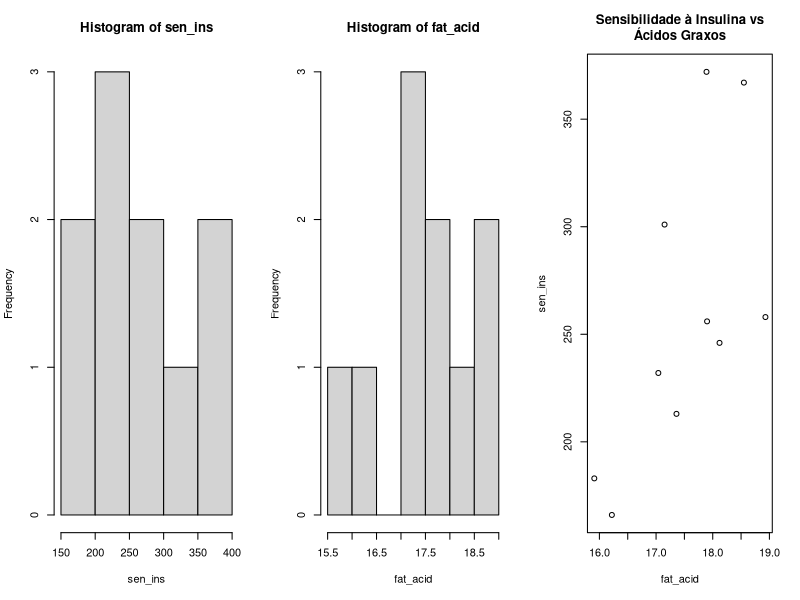
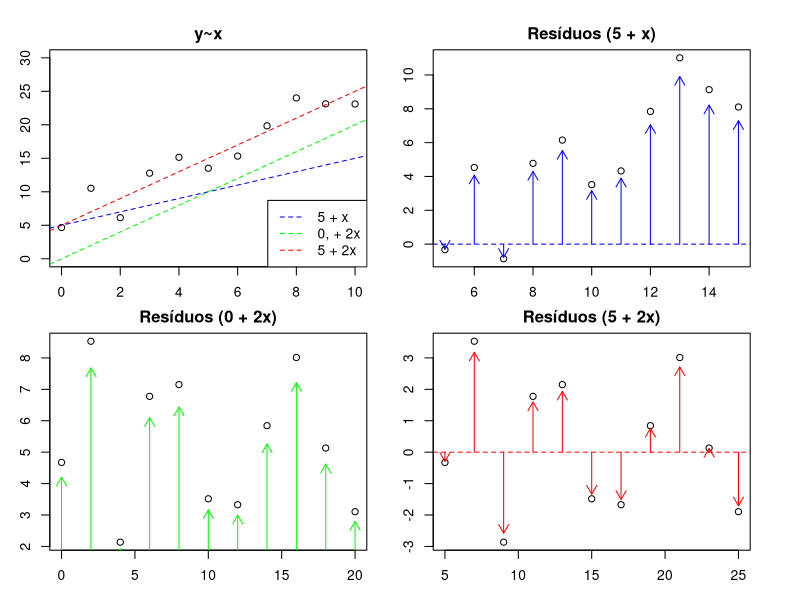
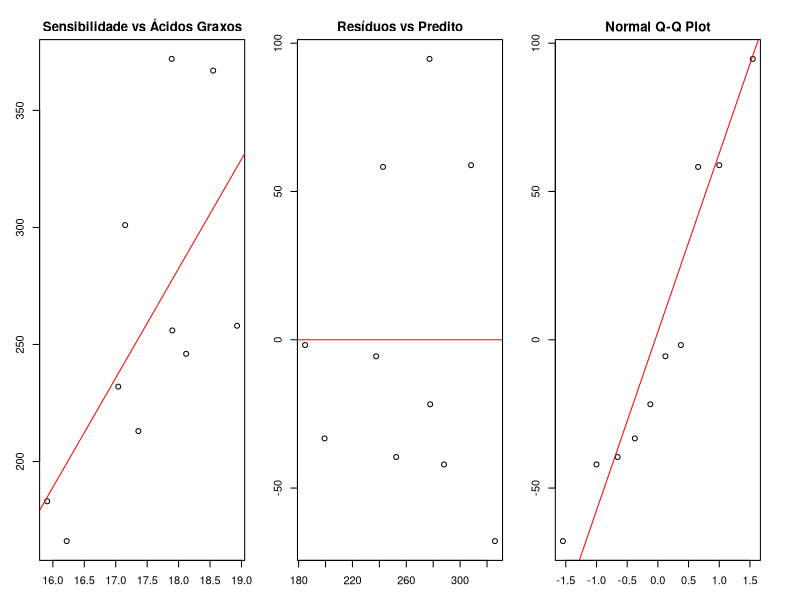
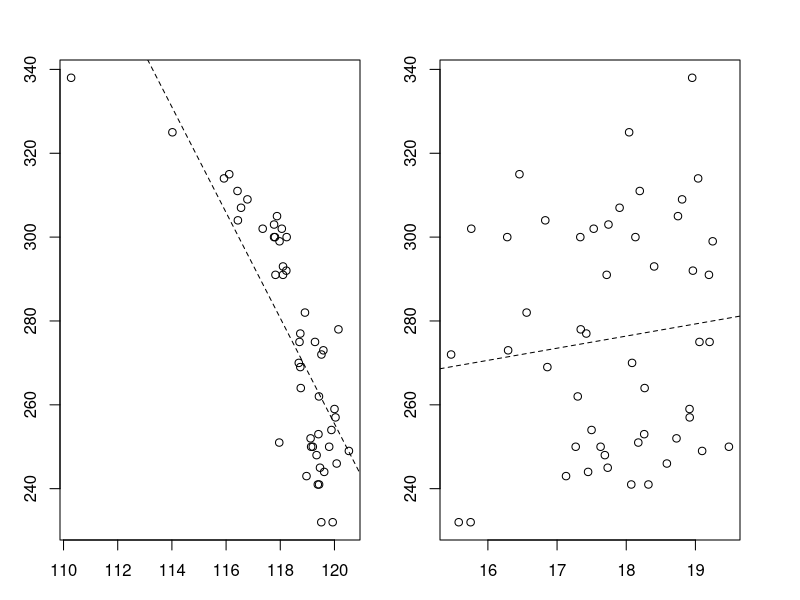
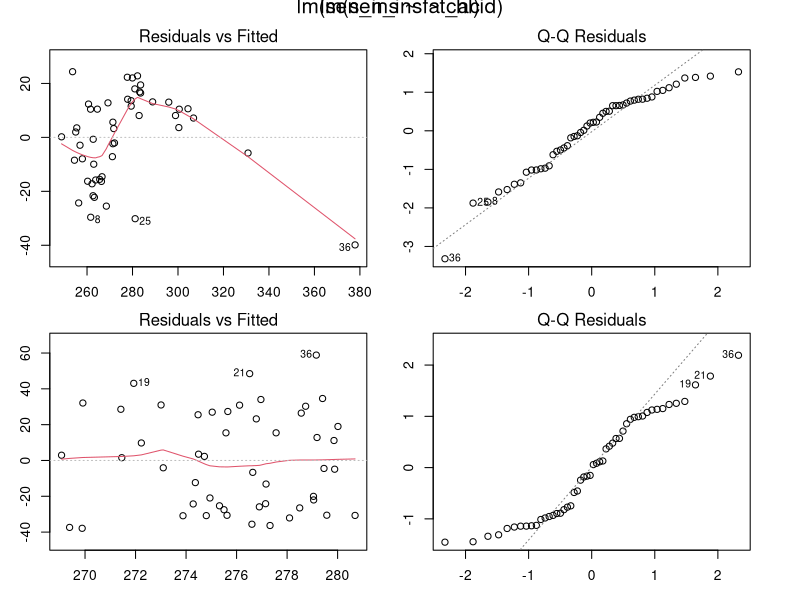
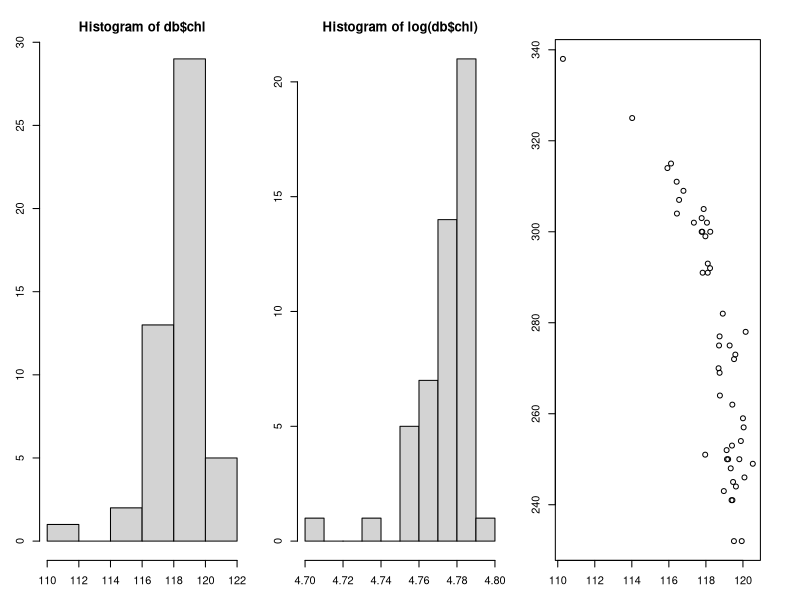
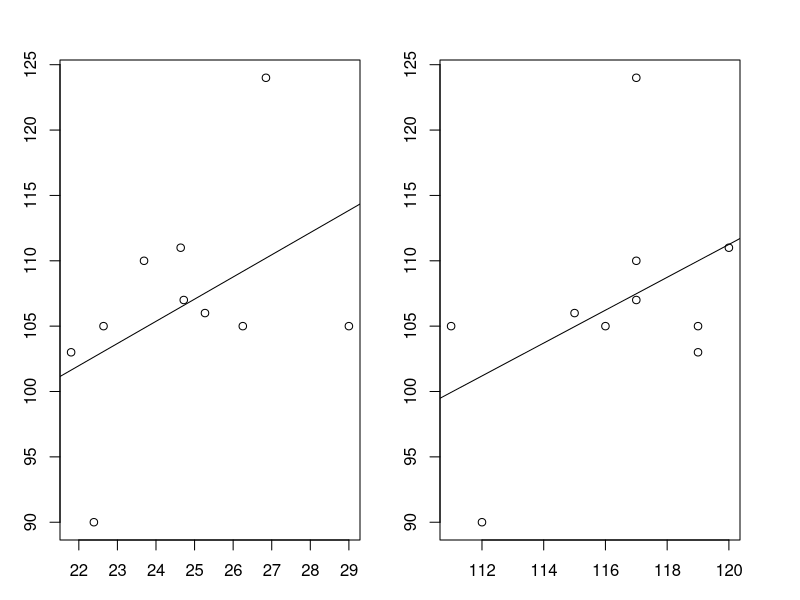
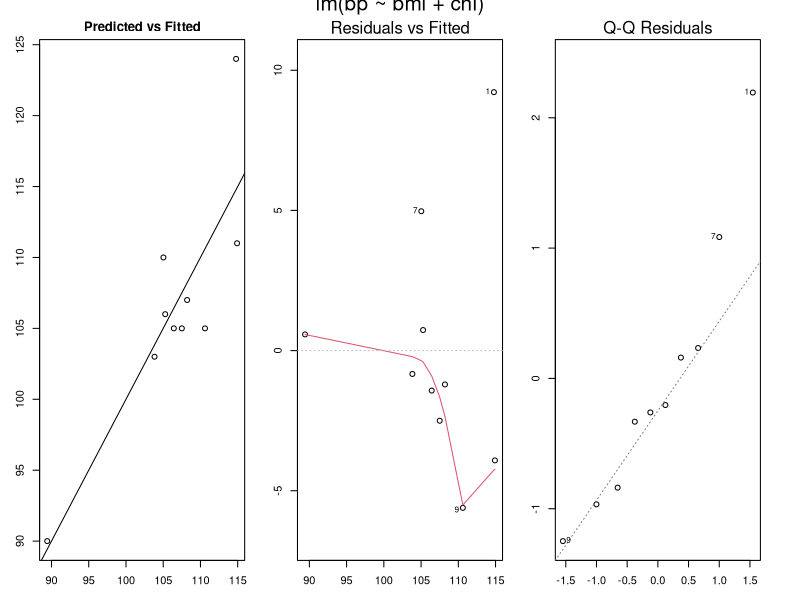

Source code (R) for these figures, in order: (Note: this script raises an error after producing the figures.)
## ---- chunk 1
on_change_size <- function(before, options, envir) {
    if (before)
        return(paste(options$change_size))
}

knitr::knit_hooks$set(change_size = on_change_size)
knitr::opts_chunk$set(prompt = TRUE,
                      warning = FALSE,
                      dev.args=list(pointsize=16),
                      change_size='\\small')
set.seed(551991)
## ---- chunk 2
sins  <- c(183, 232, 166, 258, 213, 246, 256, 372, 367, 301)
facid <- c(15.91, 17.04, 16.22, 18.93, 17.36, 18.12, 17.90, 17.89, 18.55, 17.15)
name  <- c("Sensibilidade à Insulina", "Ácidos Graxos (%)")

knitr::kable(cbind(sins[1:5], facid[1:5], sins[6:10], facid[6:10]),
             col.names = rep(name, 2), digits = 2,
             caption = paste("Medidas de sensibilidade à insulina e composição",
                             "de ácido graxos em diabéticos"))
## ---- chunk 3
sen_ins  <- c(183, 232, 166, 258, 213, 246, 256, 372, 367, 301)
fat_acid <- c(15.91, 17.04, 16.22, 18.93, 17.36, 18.12, 17.90,
              17.89, 18.55, 17.15)
par(mfrow = c(1,3))
hist(sen_ins)
hist(fat_acid)
plot(fat_acid, sen_ins, main="Sensibilidade à Insulina vs\nÁcidos Graxos")
## ---- chunk 4
x  <- 0:10
y  <- rnorm(length(x), 5 + 2 * x, sd = 2)
ft <- 5 + 2 * x
rs <- y - ft
par(mfrow = c(2,2), mar = rep(2, 4), oma = rep(1, 4))

plot(y~x, ylim = c(0, 30), main = "y~x")
abline(5, 1, lty=2, col='blue')
abline(0, 2, lty=2, col='green')
abline(5, 2, lty=2, col='red')
legend("bottomright", c("5 + x", "0, + 2x", "5 + 2x"),
       bg="white", col=c('blue', 'green', 'red'), lty=2)
ft <- 5 + x
rs <- y - ft
cl <- 'blue'
eq <- 'Resíduos (5 + x)'
plot(rs~ft, main=eq)
abline(0, 0, lty = 2, col = cl)
arrows(ft, 0, ft, rs * .9, length = .1, col = cl)
ft <- 0 + 2*x
rs <- y - ft
cl <- 'green'
eq <- 'Resíduos (0 + 2x)'
plot(rs~ft, main=eq)
abline(0, 0, lty = 2, col = cl)
arrows(ft, 0, ft, rs * .9, length = .1, col = cl)
ft <- 5 + 2*x
rs <- y - ft
cl <- 'red'
eq <- 'Resíduos (5 + 2x)'
plot(rs~ft, main=eq)
abline(0, 0, lty = 2, col = cl)
arrows(ft, 0, ft, rs * .9, length = .1, col = cl)
## ---- chunk 5
(model <- lm(sen_ins~fat_acid))
## ---- chunk 6
par(mfrow = c(1,3))
plot(sen_ins~fat_acid, main = "Sensibilidade vs Ácidos Graxos")
abline(model, col='red')        ## ou abline(-558.62, 46.73)
plot(predict(model), resid(model), main="Resíduos vs Predito")
abline(0, 0,  col='red')
qqnorm(resid(model))            ## qqnorm
qqline(resid(model), col='red') ## ou plot(model, which=1:2)
## ---- chunk 7
summary(model)
## ---- chunk 8
db <- read.table('db.tsv', header=T)
## ---- chunk 9
par(mfrow = c(1,2))
plot(sen_ins~chl, data=db)
abline(model_chl <- lm(sen_ins~chl, data=db), lty=2)
plot(sen_ins~fat_acid, data=db)
abline(model_fat <- lm(sen_ins~fat_acid, data=db), lty=2)
## ---- chunk 10
coef(summary(model_chl))
coef(summary(model_fat))
## ---- chunk 11
par(mfrow = c(2,2), mar=rep(2,4))
plot(model_chl, which = c(1,2))
plot(model_fat, which = c(1,2))
## ---- chunk 12
par(mfrow = c(1,3))
hist(db$chl)
hist(log(db$chl))
plot(sen_ins~chl, data=db)
## ---- chunk 13
bmi  <- rnorm(10, 25, 3)
chl  <- floor(rnorm(10, 120 + (sen_ins/250 - 1.75)^-1, 5))
sex  <- sample(c('F', 'M'), 10, replace = T)
fem  <- sex == 'F'
bp   <- floor(rnorm(10, 110 - 5 * fem + 10 * scale(bmi) - 5 * fem * scale(bmi) + 5 * scale(chl), 2))
mtx  <- cbind(bmi, chl, bp)
knitr::kable(cbind(mtx[1:5,], mtx[6:10,]),
             digits = 2,
             col.names=rep(c("IMC", "Colesterol", "Pressão Sanguínea"), 2),
             caption = "IMC, Teor de Colesterol e Pressão Sanguínea em Diabeticos")
## ---- chunk 14
bmi <- c(26.85, 24.64, 22.64, 22.39, 29.00, 21.80, 23.69,
         24.72, 26.25, 25.27)
chl <- c(117, 120, 119, 112, 111, 119, 117, 117, 116, 115)
bp  <- c(124, 111, 105,  90, 105, 103, 110, 107, 105, 106)
par(mfrow = c(1,2))
plot(bp~bmi); abline(model_bmi <- lm(bp~bmi))
plot(bp~chl); abline(model_chl <- lm(bp~chl))
## ---- chunk 15
coef(summary(model_bmi))
summary(model_bmi)$adj.r.squared
coef(summary(model_chl))
summary(model_chl)$adj.r.squared
## ---- chunk 16
summary(model_both <- lm(bp ~ bmi + chl))
## ---- chunk 17
par(mfrow = c(1, 3))
plot(predict(model_both), bp, main="Predicted vs Fitted")
abline(0, 1)
plot(model_both, which = 1:2)
## ---- chunk 18
anova(model_bmi, model_both)
## ---- chunk 19
model_scaled <- lm(bp~scale(bmi) + scale(chl))
coef(summary(model_scaled))
## ---- chunk 20
anova(model_both, model_scaled)
## ---- chunk 21
mtx <- cbind(bp, sex)
knitr::kable(cbind(mtx[1:5, ], mtx[6:10,]),
             digits = 2,
             col.names=rep(c("Pressão Sanguínea", "Sexo") ,2),
             caption="Pressão Sanguínea e Sexo em diabeticos")
## ---- chunk 22
sex <- c('M', 'F', 'M', 'F', 'F', 'M', 'M', 'M', 'F', 'M')
t.test(bp~sex)$p.value
boxplot(bp~sex)
## ---- chunk 23
model_add <- lm(bp ~ bmi + sex)
coef(summary(model_add))
summary(model_add)$adj.r.squared
## ---- chunk 24
cf <- coef(model_add)
plot(bp~bmi, col = c(F='red', M='blue')[sex])
abline(cf[1], cf[2], col='red')
abline(cf[1] + cf[3], cf[2], col='blue')
arrows(25, predict(model_add, data.frame(bmi=25, sex='F')),
       25, predict(model_add, data.frame(bmi=25, sex='M')),
       length=.1)
legend("bottomright", c('F', 'M'), pch = 1, lty=1, col=c('red', 'blue'))
## ---- chunk 25
summary(model_int <- lm(bp~bmi*sex))
## ---- chunk 26
cf <- coef(model_int)
plot(bp~bmi, col = c(F='red', M='blue')[sex])
abline(cf[1], cf[2], col='red')
abline(cf[1] + cf[3], cf[2] + cf[4], col='blue')
legend("bottomright", c('F', 'M'), pch = 1, lty=1, col=c('red', 'blue'))
## ---- chunk 27
anova(model_bmi, model_add, model_int)
## ---- chunk 28
par(mfrow = c(1, 3))
plot(bp~bmi, data=db); abline(lm(bp~bmi, data=db))
plot(bp~chl, data=db); abline(lm(bp~chl, data=db))
plot(bp~sex, data=db); abline(lm(bp~sex, data=db))
## ---- chunk 29
summary(model_add <- lm(bp~bmi+chl+sex, data=db))
## ---- chunk 30
par(mfrow = c(1,3))
plot(db$bp~predict(model_add))
abline(0, 1)
plot(model_add, which = 1:2)
## ---- chunk 31
summary(model_int <- lm(bp~bmi*sex+chl, data=db))
## ---- chunk 32
par(mfrow = c(1,3))
plot(db$bp~predict(model_int))
abline(0, 1)
plot(model_int, which = 1:2)
## ---- chunk 33
anova(model_add, model_int)
